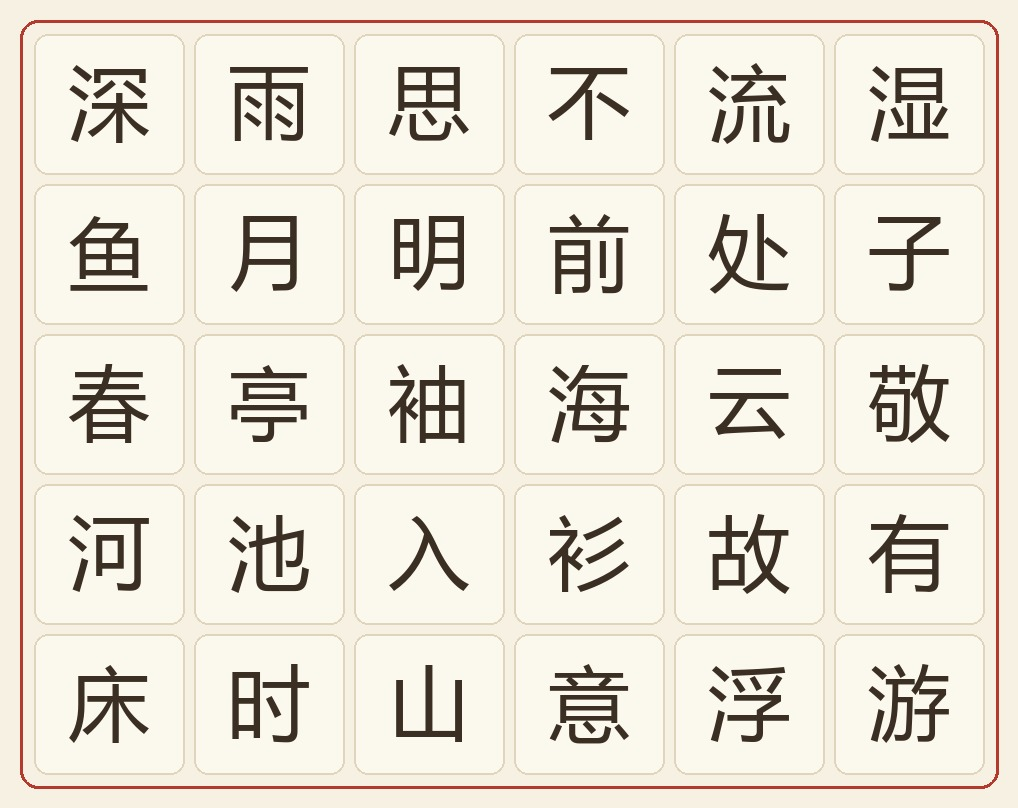
#> input picture Harmony/entry/src/main/resources/base/media/help_poetry_grid.jpg, 1018 x 808 px
$ python ocr_probe.py ../../Harmony/entry/src/main/resources/base/media/help_poetry_grid.jpg
#> lines starting #> are read from the running program, lines starting #| are printed output that depends on the picture; after the words box and inside, x2 and y2 are one past the last pixel; in counts of white or black regions, pixels touching at a corner belong together
# -*- coding: utf-8 -*-
r"""在电脑上复现 PoemOcr 的取格几何，先把"图难在哪"量出来（**不跑 OCR**，秒级）。

图片识别出问题时，第一件事是分清"格子切歪了"还是"字认错了"：
这个脚本只算几何，不碰 ML Kit，所以在电脑上跑，不用装机、不用等识别。

用法：
    python tools\ocr_probe.py <图片> [--art 格子序号,格子序号] [--montage 输出.png]

输出：
  * 图片尺寸 / 是否按 EXIF 旋转
  * 面板检测结果、整图与面板各自的切格结果（行带 / 列带 / 每格尺寸）
  * 倾斜估计（-8..8 度，暗像素投影最锐的角度）
  * 每格墨迹占比、极性、对比度（能看出"这格几乎没字"还是"字被切掉一半"）
  * 可选：把某几格打成 ASCII 点阵，肉眼核对切格正不正

配套脚本：
    tools\ocr_one.py       —— 在手机上真跑一遍并拉回拼板 PNG
    tools\montage_cell.py  —— 看拼板里某一格到底长什么样（送进 ML Kit 的图形）
"""
import io
import os
import sys

import numpy as np
from PIL import Image, ImageOps

COLS, ROWS = 6, 5
MAX_SIDE = 2200


# ------------------------------------------------------------------ 基础
def load(path, max_side=MAX_SIDE):
    im = Image.open(path)
    im = ImageOps.exif_transpose(im)
    im = im.convert('L')
    w, h = im.size
    if max(w, h) > max_side:
        k = max_side / max(w, h)
        nw, nh = max(1, round(w * k)), max(1, round(h * k))
        im = im.resize((nw, nh), Image.BILINEAR)
        return np.asarray(im, dtype=np.float32), True
    return np.asarray(im, dtype=np.float32), False


def otsu(a):
    a = a.astype(np.int32).clip(0, 255)
    hist = np.bincount(a.ravel(), minlength=256).astype(np.float64)
    n = hist.sum()
    if n == 0:
        return 120
    om = (np.arange(256) * hist).sum() / n
    wB = np.cumsum(hist)
    sumB = np.cumsum(np.arange(256) * hist)
    wF = n - wB
    mB = np.divide(sumB, wB, out=np.zeros(256), where=wB > 0)
    mF = np.divide(om - sumB, wF, out=np.zeros(256), where=wF > 0)
    between = wB * wF * (mB - mF) ** 2
    return int(np.argmax(between))


def bands(proj, thresh, min_len):
    out = []
    st = -1
    for i, v in enumerate(proj):
        if v > thresh:
            if st < 0:
                st = i
        elif st >= 0:
            if i - st >= min_len:
                out.append((st, i - 1))
            st = -1
    if st >= 0 and len(proj) - st >= min_len:
        out.append((st, len(proj) - 1))
    return out


def longest_band(frac, thresh, min_len):
    out = bands(frac, thresh, min_len)
    if not out:
        return None
    return max(out, key=lambda b: b[1] - b[0])


def find_panel(g):
    h, w = g.shape
    rl = (g > 195).sum(axis=1) / w
    b = longest_band(rl, 0.45, max(50, h // 12))
    if b is None:
        return None
    y0, y1 = b
    cl = (g[y0:y1 + 1] > 195).sum(axis=0) / (y1 - y0 + 1)
    cb = longest_band(cl, 0.45, max(50, w // 12))
    if cb is None:
        return None
    return (cb[0], y0, cb[1], y1)


def pick_best(lst, need):
    if len(lst) > need:
        lst = sorted(sorted(lst, key=lambda b: -(b[1] - b[0]))[:need])
    return sorted(lst, key=lambda b: b[0])


def find_grid(g, box):
    x0, y0, x1, y1 = box
    reg = g[y0:y1 + 1, x0:x1 + 1]
    pw, ph = reg.shape[1], reg.shape[0]
    if pw < 30 or ph < 30:
        return None
    thr = max(60, min(180, otsu(reg)))
    dark = reg < thr
    row_proj = dark.sum(axis=1)
    col_proj = dark.sum(axis=0)
    rb = pick_best(bands(row_proj, max(2, pw // 400), max(8, ph // 40)), ROWS)
    cb = pick_best(bands(col_proj, max(2, ph // 400), max(8, pw // 40)), COLS)
    return dict(thr=thr, rows=[(a + y0, b + y0) for a, b in rb],
                cols=[(a + x0, b + x0) for a, b in cb],
                rows_raw=len(rb), cols_raw=len(cb),
                rows_all=len(bands(row_proj, max(2, pw // 400), max(8, ph // 40))),
                cols_all=len(bands(col_proj, max(2, ph // 400), max(8, pw // 40))))


def skew_estimate(g, box, span=8.0, step=0.5):
    """在 box 内按角度旋转，取"行投影峰谷比"最大的角度（正数=图需逆时针转）"""
    x0, y0, x1, y1 = box
    reg = g[y0:y1 + 1, x0:x1 + 1]
    thr = max(60, min(180, otsu(reg)))
    dark = (reg < thr).astype(np.float32)
    h, w = dark.shape
    best, best_score = 0.0, -1.0
    scores = []
    for ang in np.arange(-span, span + 1e-9, step):
        # 用 PIL 旋转（扩展画布），再算行投影的方差（字行越分开方差越大）
        im = Image.fromarray((dark * 255).astype(np.uint8))
        r = im.rotate(ang, resample=Image.BILINEAR, expand=True, fillcolor=0)
        a = np.asarray(r, dtype=np.float32) / 255.0
        proj = a.sum(axis=1)
        score = float(np.var(proj))
        scores.append((ang, score))
        if score > best_score:
            best_score, best = score, ang
    return best, scores


def cell_stats(g, rows, cols):
    out = []
    for r, (ry0, ry1) in enumerate(rows):
        line = []
        for c, (cx0, cx1) in enumerate(cols):
            cell = g[max(0, ry0 - 4):ry1 + 5, max(0, cx0 - 4):cx1 + 5]
            n = cell.size
            p2, p50, p98 = (np.percentile(cell, q) for q in (2, 50, 98))
            bg = p50
            dark_glyph = (bg - p2) >= (p98 - bg)
            ink_lo = bg - p98 if dark_glyph else p2 - bg
            ink_hi = bg - p2 if dark_glyph else p98 - bg
            span = max(1e-6, ink_hi - ink_lo)
            raw = (bg - cell) if dark_glyph else (cell - bg)
            a = np.clip((raw - ink_lo) / span, 0, 1)
            ink = float((a > 0.35).mean())
            line.append(dict(w=cx1 - cx0 + 1, h=ry1 - ry0 + 1, p2=int(p2),
                             p50=int(p50), p98=int(p98), dark=dark_glyph,
                             span=int(ink_hi - ink_lo), ink=round(ink, 3),
                             px=n))
        out.append(line)
    return out


def cell_art(g, ry, cx, size=28):
    y0, y1 = ry
    x0, x1 = cx
    cell = g[max(0, y0 - 4):y1 + 5, max(0, x0 - 4):x1 + 5]
    p2, p50, p98 = (np.percentile(cell, q) for q in (2, 50, 98))
    bg = p50
    dark_glyph = (bg - p2) >= (p98 - bg)
    ink_lo = bg - p98 if dark_glyph else p2 - bg
    ink_hi = bg - p2 if dark_glyph else p98 - bg
    span = max(1e-6, ink_hi - ink_lo)
    raw = (bg - cell) if dark_glyph else (cell - bg)
    a = np.clip((raw - ink_lo) / span, 0, 1)
    img = Image.fromarray((a * 255).astype(np.uint8)).resize((size, size), Image.BILINEAR)
    ap = np.asarray(img, dtype=np.float32) / 255.0
    chars = ' .:-=+*#%@'
    lines = []
    for row in ap:
        lines.append(''.join(chars[min(9, int(v * 9.999))] for v in row))
    return lines


def main():
    path = sys.argv[1]
    art = None
    montage = None
    if '--art' in sys.argv:
        art = [int(x) for x in sys.argv[sys.argv.index('--art') + 1].split(',')]
    if '--montage' in sys.argv:
        montage = sys.argv[sys.argv.index('--montage') + 1]

    g, scaled = load(path)
#> in load, im is the input picture: PIL image 1018x808 RGB; mean R, G, B 233.4, 228, 215.3
#> scaled = False
    h, w = g.shape
#> h = 808; w = 1018
    print('图片 %dx%d%s' % (w, h, '（已缩到 2200）' if scaled else ''))
#| 图片 1018x808
    panel = find_panel(g)
#> in find_panel, `rl = (g > 195).sum(axis=1) / w`: rl = 808 values, max 1 at index 0, min 0.056 at index 22, mean 0.907
#> the loop in bands, `for i, v in enumerate(proj):` made 808 passes
#> (v, st) on passes 1, 21, 24: (1, 0), (0.0658, -1), (0.986, 23)
#> st on passes 787, 790: -1, 789
#> after the loop in bands, `for i, v in enumerate(proj):`: out = [(23, 785)]; st = 789
#> in longest_band, `out = bands(frac, thresh, min_len)`: out = [(23, 785)]
#> in find_panel, `b = longest_band(rl, 0.45, max(50, h // 12))`: b = (23, 785)
#> in find_panel, `y0, y1 = b`: y0 = 23; y1 = 785
#> in find_panel, `cl = (g[y0:y1 + 1] > 195).sum(axis=0) / (y1 - y0 + 1)`: cl = 1018 values, max 1 at index 0, min 0.0157 at index 22, mean 0.909
#> the loop in bands (call 2), `for i, v in enumerate(proj):` made 1018 passes
#> (v, st) on passes 1, 21, 24: (1, 0), (0.0288, -1), (0.982, 23)
#> st on passes 997, 1000: -1, 999
#> in find_panel, `cb = longest_band(cl, 0.45, max(50, w // 12))`: cb = (23, 995)
#> panel = (23, 23, 995, 785)
    print('面板:', panel)
#| 面板: (23, 23, 995, 785)

    cands = []
    if panel and panel != (0, 0, w - 1, h - 1):
        cands.append(('面板', panel))
    cands.append(('整图', (0, 0, w - 1, h - 1)))

    chosen = None
    for name, box in cands:
        r = find_grid(g, box)
        size = '%dx%d' % (box[2] - box[0] + 1, box[3] - box[1] + 1)
        if r is None:
            print('%s %s -> 区域太小' % (name, size))
            continue
        ok = len(r['rows']) == ROWS and len(r['cols']) == COLS
        print('%s %s -> %s  (otsu=%d, 行 %d/%d, 列 %d/%d)'
              % (name, size, '5x6' if ok else '不是 5x6', r['thr'],
                 len(r['rows']), r['rows_all'], len(r['cols']), r['cols_all']))
        if not ok:
            print('    行带:', r['rows'])
            print('    列带:', r['cols'])
        if ok and chosen is None:
            chosen = (name, box, r)
#> this loop made 2 passes
#> (name, x0 in find_grid, y0 in find_grid, x1 in find_grid, y1 in find_grid, pw in find_grid, ph in find_grid) on pass 1: ('面板', 23, 23, 995, 785, 973, 763)
#> (name, x0 in find_grid, y0 in find_grid, x1 in find_grid, y1 in find_grid, pw in find_grid, ph in find_grid) on pass 2: ('整图', 0, 0, 1017, 807, 1018, 808)
#| 面板 973x763 -> 5x6  (otsu=180, 行 5/5, 列 6/6)
#| 整图 1018x808 -> 不是 5x6  (otsu=180, 行 1/1, 列 1/1)
#|     行带: [(20, 788)]
#|     列带: [(20, 998)]
#> pass 1, in find_grid, `reg = g[y0:y1 + 1, x0:x1 + 1]`:
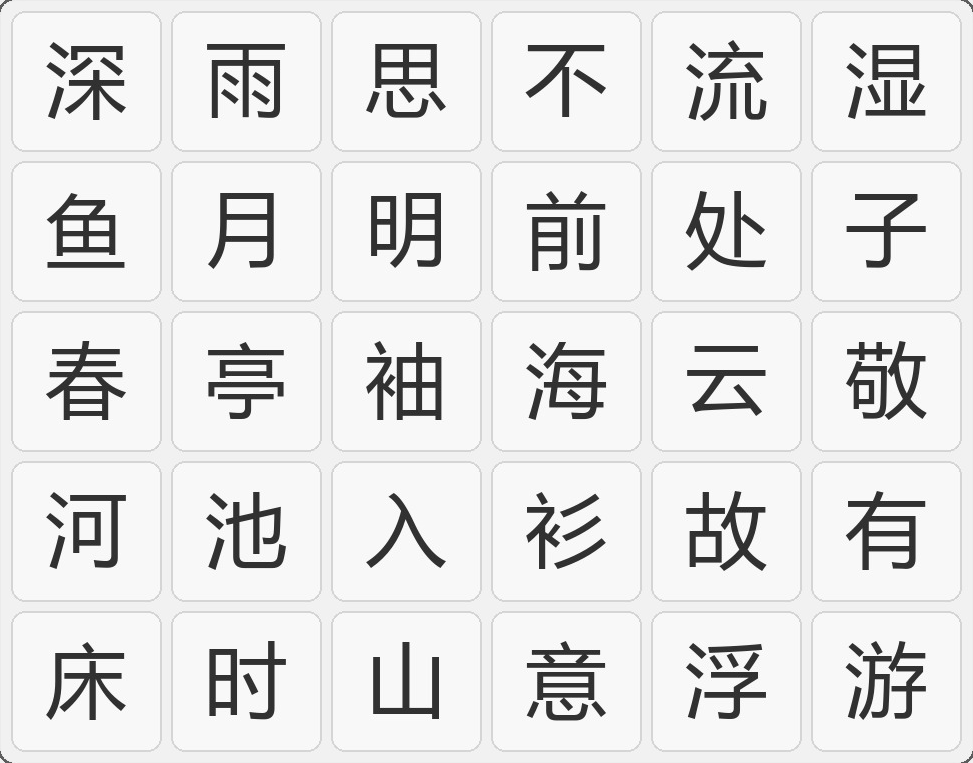
#> reg: shape (763, 973) float32; min 37, max 254, mean 228.7
#> pass 1, in find_grid, `dark = reg < thr`:
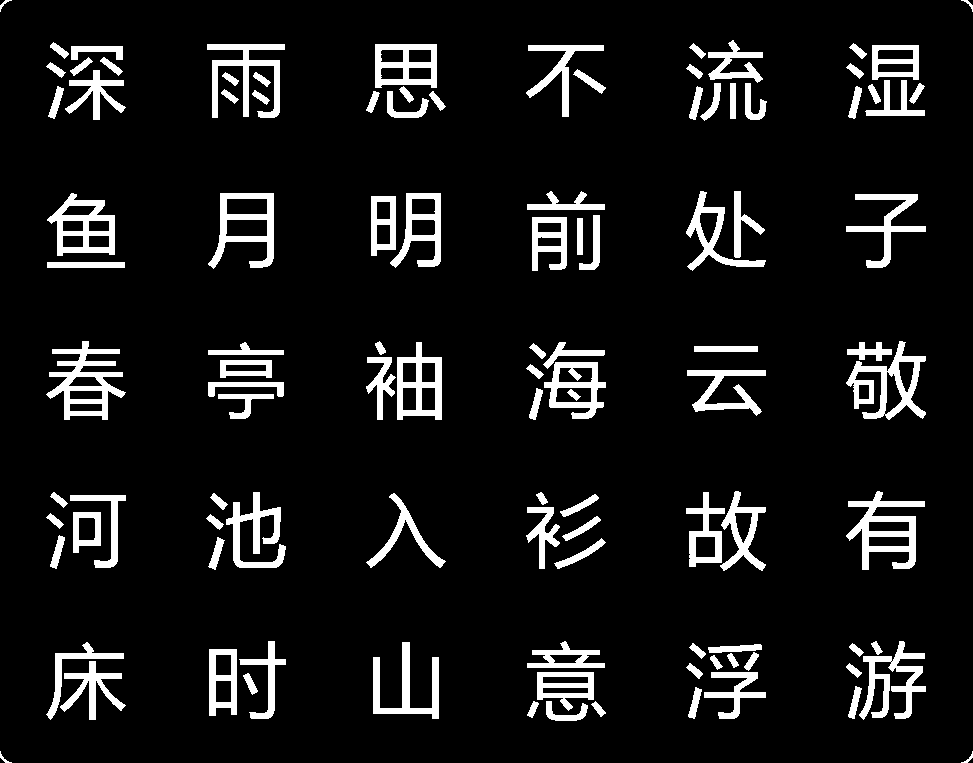
#> dark: shape (763, 973) bool; 8.7% white; 109 white regions, largest, box (x1, y1, x2, y2) and area: (46, 341, 126, 420) 2430, (846, 491, 925, 570) 2297, (846, 341, 926, 420) 2209
    if chosen is None:
        print('没切出 5x6，后面跳过')
        return
    name, box, r = chosen
#> name = '面板'; box = (23, 23, 995, 785); r = {'thr': 180, 'rows': [(64, 142), (214, 293), (364, 442), (514, 593), (664, 743)], 'cols': [(69, 148), (230, 308), (389, 467), (549, 628), (709, 788), (869, 948)], 'rows_raw': 5, 'cols_raw': 6, 'rows_all': 5, 'cols_all': 6}
    print('采用:', name)
#| 采用: 面板
    print('行带:', r['rows'])
#| 行带: [(64, 142), (214, 293), (364, 442), (514, 593), (664, 743)]
    print('列带:', r['cols'])
#| 列带: [(69, 148), (230, 308), (389, 467), (549, 628), (709, 788), (869, 948)]

    ang, scores = skew_estimate(g, box)
#> in skew_estimate, `x0, y0, x1, y1 = box`: x0 = 23; x1 = 995; y1 = 785
#> in skew_estimate, `thr = max(60, min(180, otsu(reg)))`: thr = 180
#> the loop in skew_estimate, `for ang in np.arange(-span, span + 1e-9, step):` made 33 passes
#> (score, best_score, best) on passes 1 to 12: (1333.7, 1333.7, -8), (1529.7, 1529.7, -7.5), (1675.6, 1675.6, -7), (1927.1, 1927.1, -6.5), (2250, 2250, -6), (2583.7, 2583.7, -5.5), (3032.6, 3032.6, -5), (3444.6, 3444.6, -4.5), (3937.5, 3937.5, -4), (4427.6, 4427.6, -3.5), (5017.1, 5017.1, -3), (5661.1, 5661.1, -2.5)
#> score on passes 18 to 23: 7644, 7185.7, 6757.7, 6204.2, 5671.3, 5038.1
#> pass 1, in skew_estimate, `r = im.rotate(ang, resample=Image.BILINEAR, expand=True, fillcolor=0)`:
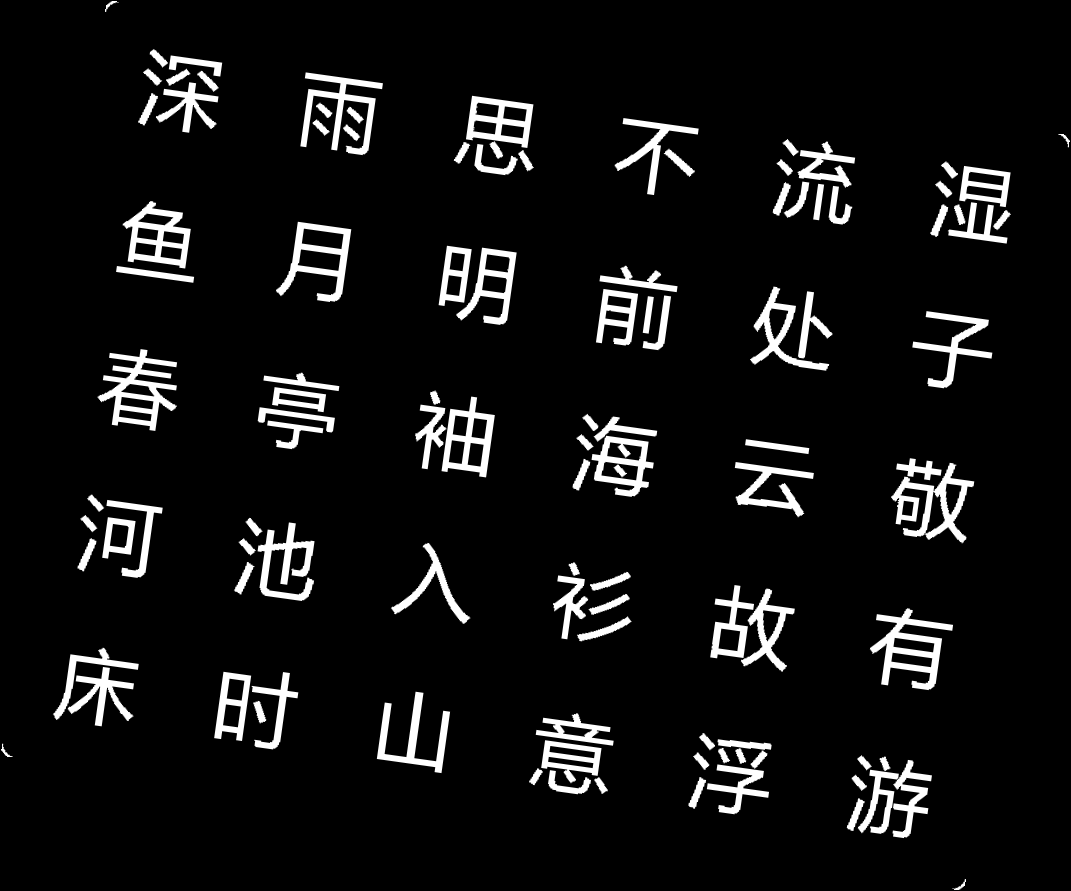
#> r: PIL image 1071x891 L; min 0, max 255, mean 17.3
#> pass 2, in skew_estimate, `r = im.rotate(ang, resample=Image.BILINEAR, expand=True, fillcolor=0)`:
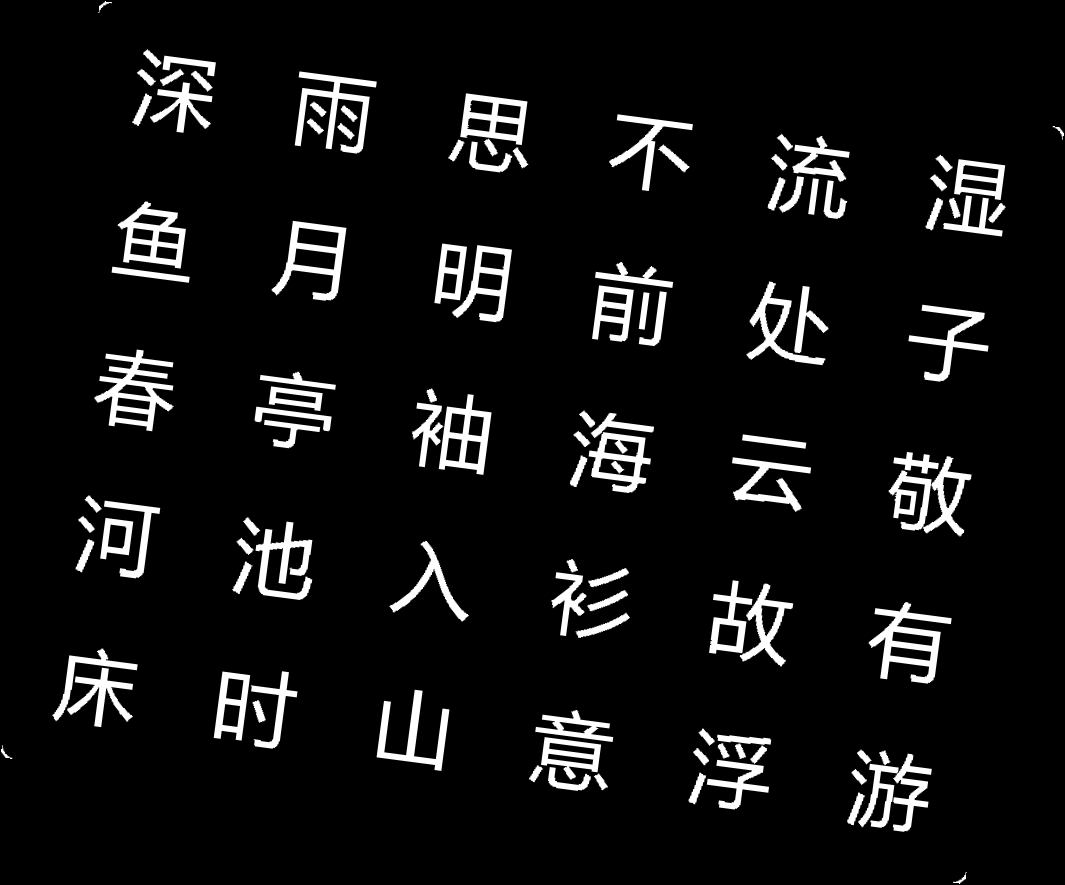
#> r: PIL image 1065x885 L; min 0, max 255, mean 17.5
#> after the loop in skew_estimate, `for ang in np.arange(-span, span + 1e-9, step):`: best = 0; best_score = 8416.8; scores = 33 pairs, first value -8 to 8, second value 1333.7 to 8416.8
#> ang = 0
    top = sorted(scores, key=lambda t: -t[1])[:5]
#> top = [(0, 8416.8), (-0.5, 7849.4), (0.5, 7644), (-1, 7292.6), (1, 7185.7)]
    print('倾斜估计: %.1f 度  前五: %s'
          % (ang, ', '.join('%.1f:%.0f' % t for t in top)))
#| 倾斜估计: 0.0 度  前五: 0.0:8417, -0.5:7849, 0.5:7644, -1.0:7293, 1.0:7186

    st = cell_stats(g, r['rows'], r['cols'])
#> after the loop in cell_stats, `for r, (ry0, ry1) in enumerate(rows):`:
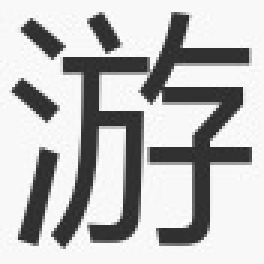
#> cell: shape (88, 88) float32 (shown 3 times larger); min 38, max 254, mean 189.1
#> after the loop in cell_stats, `for r, (ry0, ry1) in enumerate(rows):`: out = 5 items
#> st = 5 items
    print('每格 (宽×高 墨迹占比 p2/50/98 span 深字?):')
    for i, line in enumerate(st):
        cells = ['%dx%d %.2f %d/%d/%d %d%s' % (c['w'], c['h'], c['ink'], c['p2'],
                                              c['p50'], c['p98'], c['span'],
                                              'D' if c['dark'] else 'L')
                 for c in line]
        print('  行%d %s' % (i, ' | '.join(cells)))
#> this loop made 5 passes
#|   行0 80x79 0.29 46/248/252 206D | 79x79 0.32 47/248/252 205D | 79x79 0.32 46/248/252 206D | 80x79 0.20 47/248/252 205D | 80x79 0.29 46/248/252 206D | 80x79 0.31 46/247/252 206D
#|   行1 80x80 0.30 46/248/251 205D | 79x80 0.25 47/248/250 203D | 79x80 0.31 46/248/250 204D | 80x80 0.32 47/248/251 204D | 80x80 0.27 46/248/252 206D | 80x80 0.19 48/248/250 202D
#|   行2 80x79 0.32 46/248/252 206D | 79x79 0.27 47/248/251 204D | 79x79 0.34 46/248/252 206D | 80x79 0.33 45/247/252 207D | 80x79 0.22 47/248/251 204D | 80x79 0.34 45/247/252 206D
#|   行3 80x80 0.26 47/248/251 204D | 79x80 0.29 46/248/252 206D | 79x80 0.14 46/248/252 206D | 80x80 0.23 46/248/252 206D | 80x80 0.31 45/248/252 207D | 80x80 0.30 46/248/251 204D
#|   行4 80x80 0.27 46/248/251 205D | 79x80 0.28 46/248/250 204D | 79x80 0.22 48/248/249 201D | 80x80 0.33 46/248/252 206D | 80x80 0.27 46/248/252 206D | 80x80 0.31 46/247/252 206D

    if montage:
        # 复现拼板，方便和手机端 dump 的对比
        M, GAP = 240, 80
        sheet = Image.new('L', (COLS * M + (COLS + 1) * GAP,
                                ROWS * M + (ROWS + 1) * GAP), 255)
        pil = Image.fromarray(g.clip(0, 255).astype(np.uint8))
        for rr, (ry0, ry1) in enumerate(r['rows']):
            for cc, (cx0, cx1) in enumerate(r['cols']):
                cell = g[max(0, ry0 - 4):ry1 + 5, max(0, cx0 - 4):cx1 + 5]
                p2, p50, p98 = (np.percentile(cell, q) for q in (2, 50, 98))
                bg = p50
                dark_glyph = (bg - p2) >= (p98 - bg)
                ink_lo = bg - p98 if dark_glyph else p2 - bg
                ink_hi = bg - p2 if dark_glyph else p98 - bg
                span = max(1e-6, ink_hi - ink_lo)
                raw = (bg - cell) if dark_glyph else (cell - bg)
                a = np.clip((raw - ink_lo) / span, 0, 1)
                small = Image.fromarray(((1 - a) * 255).astype(np.uint8))
                k = M / max(small.size)
                small = small.resize((max(1, round(small.width * k)),
                                      max(1, round(small.height * k))), Image.BILINEAR)
                dx = GAP + cc * (M + GAP) + (M - small.width) // 2
                dy = GAP + rr * (M + GAP) + (M - small.height) // 2
                sheet.paste(small, (dx, dy))
        sheet.save(montage)
        print('拼板已存:', montage)

    if art:
        for idx in art:
            rr, cc = divmod(idx, COLS)
            print('--- 格 #%d (行%d 列%d) %s' % (idx, rr, cc,
                                                art_header(st, rr, cc)))
            for ln in cell_art(g, r['rows'][rr], r['cols'][cc]):
                print('   ' + ln)


def art_header(st, rr, cc):
    c = st[rr][cc]
    return '%dx%d ink=%.2f p2/50/98=%d/%d/%d' % (c['w'], c['h'], c['ink'], c['p2'],
                                                 c['p50'], c['p98'])


if __name__ == '__main__':
    sys.stdout.reconfigure(encoding='utf-8')
    main()
